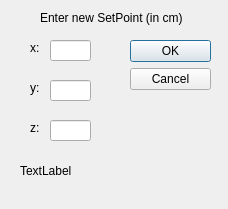
<?xml version="1.0" encoding="UTF-8"?>
<ui version="4.0">
 <class>SetPointDialog</class>
 <widget class="QDialog" name="SetPointDialog">
  <property name="geometry">
   <rect>
    <x>0</x>
    <y>0</y>
    <width>228</width>
    <height>209</height>
   </rect>
  </property>
  <property name="windowTitle">
   <string>Dialog</string>
  </property>
  <widget class="QDialogButtonBox" name="buttonBox">
   <property name="geometry">
    <rect>
     <x>130</x>
     <y>40</y>
     <width>81</width>
     <height>81</height>
    </rect>
   </property>
   <property name="orientation">
    <enum>Qt::Vertical</enum>
   </property>
   <property name="standardButtons">
    <set>QDialogButtonBox::Cancel|QDialogButtonBox::Ok</set>
   </property>
  </widget>
  <widget class="QLineEdit" name="setpoint_x_lineEdit">
   <property name="geometry">
    <rect>
     <x>50</x>
     <y>40</y>
     <width>41</width>
     <height>21</height>
    </rect>
   </property>
  </widget>
  <widget class="QLineEdit" name="setpoint_y_lineEdit">
   <property name="geometry">
    <rect>
     <x>50</x>
     <y>80</y>
     <width>41</width>
     <height>21</height>
    </rect>
   </property>
  </widget>
  <widget class="QLineEdit" name="setpoint_z_lineEdit">
   <property name="geometry">
    <rect>
     <x>50</x>
     <y>120</y>
     <width>41</width>
     <height>21</height>
    </rect>
   </property>
  </widget>
  <widget class="QLabel" name="title_label">
   <property name="geometry">
    <rect>
     <x>40</x>
     <y>10</y>
     <width>181</width>
     <height>16</height>
    </rect>
   </property>
   <property name="text">
    <string>Enter new SetPoint (in cm)</string>
   </property>
  </widget>
  <widget class="QLabel" name="x_label">
   <property name="geometry">
    <rect>
     <x>30</x>
     <y>40</y>
     <width>16</width>
     <height>16</height>
    </rect>
   </property>
   <property name="text">
    <string>x:</string>
   </property>
  </widget>
  <widget class="QLabel" name="y_label">
   <property name="geometry">
    <rect>
     <x>30</x>
     <y>80</y>
     <width>16</width>
     <height>16</height>
    </rect>
   </property>
   <property name="text">
    <string>y:</string>
   </property>
  </widget>
  <widget class="QLabel" name="z_label">
   <property name="geometry">
    <rect>
     <x>30</x>
     <y>120</y>
     <width>21</width>
     <height>16</height>
    </rect>
   </property>
   <property name="text">
    <string>z:</string>
   </property>
  </widget>
  <widget class="QLabel" name="valid_label">
   <property name="geometry">
    <rect>
     <x>20</x>
     <y>160</y>
     <width>131</width>
     <height>21</height>
    </rect>
   </property>
   <property name="text">
    <string>TextLabel</string>
   </property>
  </widget>
 </widget>
 <resources/>
 <connections>
  <connection>
   <sender>buttonBox</sender>
   <signal>accepted()</signal>
   <receiver>SetPointDialog</receiver>
   <slot>accept()</slot>
   <hints>
    <hint type="sourcelabel">
     <x>248</x>
     <y>254</y>
    </hint>
    <hint type="destinationlabel">
     <x>157</x>
     <y>274</y>
    </hint>
   </hints>
  </connection>
  <connection>
   <sender>buttonBox</sender>
   <signal>rejected()</signal>
   <receiver>SetPointDialog</receiver>
   <slot>reject()</slot>
   <hints>
    <hint type="sourcelabel">
     <x>316</x>
     <y>260</y>
    </hint>
    <hint type="destinationlabel">
     <x>286</x>
     <y>274</y>
    </hint>
   </hints>
  </connection>
 </connections>
</ui>
